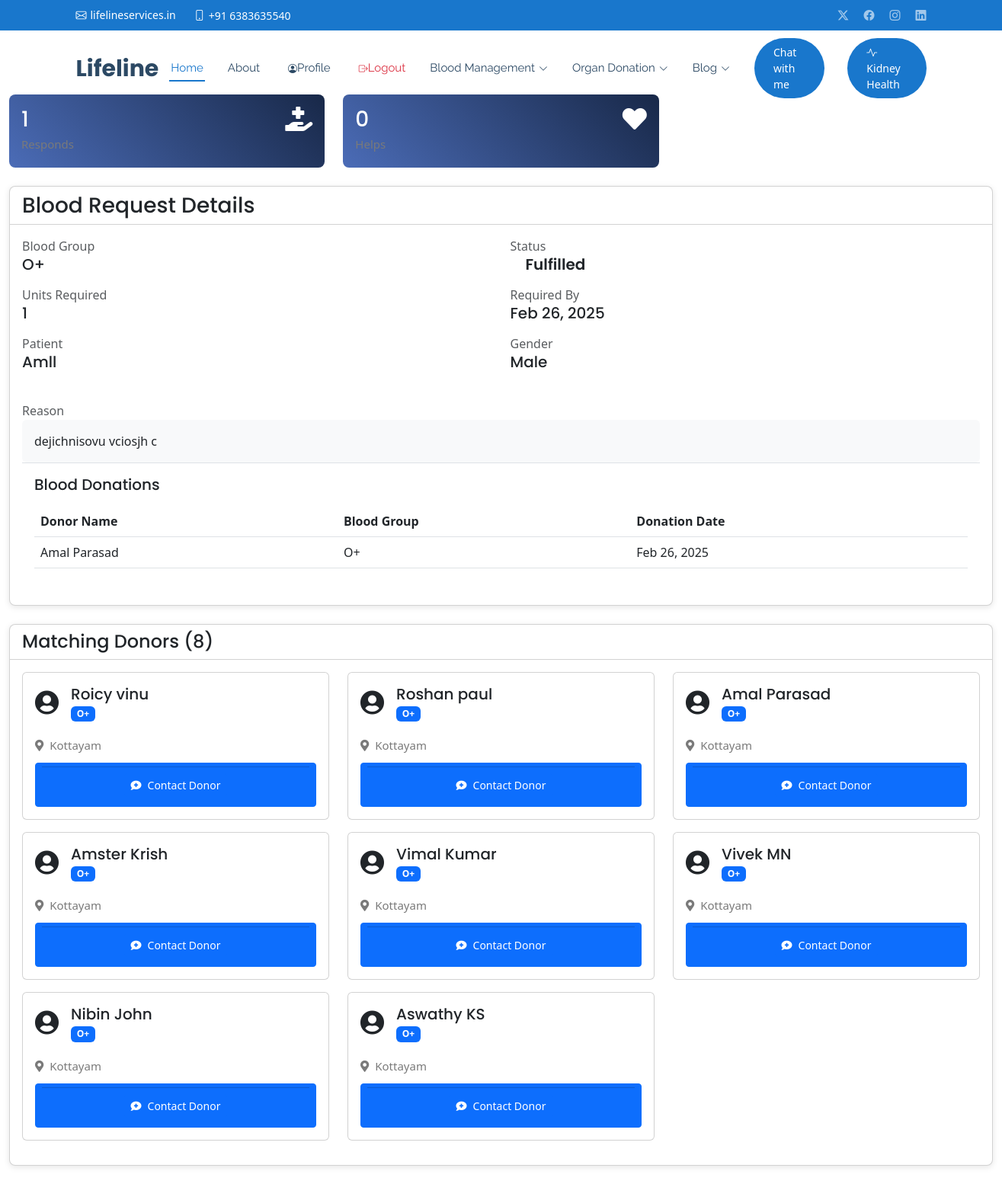
The app's page /blood-request/30/ (signed in) with its own data.
### core/models.py (models this page shows, shortened)
class BloodRequest(models.Model):
    STATUS_CHOICES = [
        ('pending', 'Pending'),
        ('approved', 'Approved'),
        ('fulfilled', 'Fulfilled'),
        ('cancelled', 'Cancelled'),
        ('expired', 'Expired'),
    ]
    hospital = models.ForeignKey(Hospital, on_delete=models.CASCADE, related_name='blood_requests')
    blood_group = models.CharField(max_length=3, choices=Donor.BLOOD_GROUP_CHOICES)
    units_required = models.PositiveIntegerField()
    patient_name = models.CharField(max_length=100)
    patient_age = models.PositiveIntegerField(max_length=3)
    patient_gender = models.CharField(max_length=10, choices=[('M', 'Male'), ('F', 'Female'), ('O', 'Other')])
    required_by = models.DateField()
    reason = models.TextField()
    status = models.CharField(max_length=20, choices=STATUS_CHOICES, default='pending')
    created_at = models.DateTimeField(auto_now_add=True)
    updated_at = models.DateTimeField(auto_now=True)
    blood_received = models.BooleanField(default=False)  # Default to False, meaning not received
    last_checked = models.DateField(null = True)
    class Meta:
        ordering = ['-created_at']

class BloodDonation(models.Model):
    blood_request = models.ForeignKey(BloodRequest, on_delete=models.CASCADE, related_name='donations')
    donor = models.ForeignKey(Donor, on_delete=models.CASCADE)
    donation_date = models.DateField()
    created_at = models.DateTimeField(auto_now_add=True)
    class Meta:
        unique_together = ('blood_request', 'donor')

class Donor(models.Model):
    BLOOD_GROUP_CHOICES = [
        ('A+', 'A+'),
        ('A-', 'A-'),
        ('B+', 'B+'),
        ('B-', 'B-'),
        ('AB+', 'AB+'),
        ('AB-', 'AB-'),
        ('O+', 'O+'),
        ('O-', 'O-'),
    ]
    PLACE_CHOICES = [
        ('Alappuzha','Alappuzha'),
        ('Ernakulam','Ernakulam'),
        ('Idukki','Idukki'),
        ('Kannur','Kannur'),
        ('Kasaragod','Kasaragod'),
        ('Kollam','Kollam'),
        ('Kozhikode','Kozhikode'),
        ('Kottayam','Kottayam'),
        ('Malappuram','Malappuram'),
        ('Palakkad','Palakkad'),
        ('Pathanamthitta','Pathanamthitta'),
        ('Thiruvananthapuram','Thiruvananthapuram'),
        ('Thrissur','Thrissur'),
        ('Wayanad','Wayanad'),
    ]
    LAST_DONATED_CHOICES = [
        (1, '1 week'),
        (2, '2 weeks'),
        (3, '3 weeks'),
        (4, '4 weeks'),
        (5, '5 weeks'),
        (6, '6 weeks'),
        (7, '7 weeks'),
        (8, '8 weeks'),
    ]
    user = models.OneToOneField(User, on_delete=models.CASCADE, related_name='donor_profile')
    profile_pic = models.ImageField(upload_to='donor_profile_pics/', null=True, blank=True)
    phone = models.CharField(max_length=10, unique=True)
    district = models.CharField(max_length=100, choices=PLACE_CHOICES)
    blood_group = models.CharField(max_length=3, choices=BLOOD_GROUP_CHOICES)
    is_blood_donor = models.BooleanField(default=True)  # Changed default to True
    weight = models.DecimalField(
        max_digits=5,
        decimal_places=2,
        validators=[validate_weight],
        help_text="Weight must be between 45 and 150 kg"
    )
    last_donated = models.IntegerField(
        choices=LAST_DONATED_CHOICES,
        help_text="Number of weeks since last donation"
    )
    is_active = models.BooleanField(default=True)
    created_at = models.DateTimeField(default=timezone.now)
    updated_at = models.DateTimeField(auto_now=True)
    @property
    def get_name(self):
        return f"{self.user.first_name} {self.user.last_name}"
    class Meta:
        ordering = ['-created_at']
        verbose_name = 'Blood Donor'
        verbose_name_plural = 'Blood Donors'

### core/views.py (the view, shortened to what this page needs)
# urls.py: path('blood-request/<int:request_id>/', views.blood_request_detail, name='blood_request_detail'),
@login_required
def blood_request_detail(request, request_id):
    blood_request = get_object_or_404(BloodRequest, id=request_id)
    if blood_request.hospital != request.user.hospital_profile:
        messages.error(request, "You don't have permission to view this request.")
        return redirect('blood_request_list')
    matching_donors = Donor.objects.filter(
        blood_group=blood_request.blood_group,
        district=blood_request.hospital.district,
        is_active=True
    )
    response_count = DonorResponse.objects.filter(blood_request=blood_request).count()
    help_count = DonorHelp.objects.filter(blood_request=blood_request).count()
    responses = DonorResponse.objects.filter(blood_request=blood_request).select_related('donor')
    helps = DonorHelp.objects.filter(blood_request=blood_request).select_related('donor')
    donations = BloodDonation.objects.filter(blood_request=blood_request).select_related('donor')
    if response_count >= blood_request.units_required and blood_request.status == 'pending':
        blood_request.status = 'processing'
        blood_request.save()
        messages.success(request, "Status automatically updated to Processing as required units have been matched.")
    if blood_request.required_by < timezone.now().date() and blood_request.status in ['pending', 'processing']:
        blood_request.status = 'expired'
        blood_request.save()
        messages.warning(request, "This blood request has expired.")
    show_blood_received = (
        blood_request.status == 'processing' and
        not blood_request.blood_received and
        blood_request.required_by >= timezone.now().date() and
        (blood_request.last_checked is None or
         (timezone.now().date() - blood_request.last_checked) >= timedelta(days=1))
    )
    context = {
        'request': blood_request,
        'matching_donors': matching_donors,
        'response_count': response_count,
        'help_count': help_count,
        'responses': responses,
        'helps': helps,
        'donations': donations,
        'show_blood_received': show_blood_received,
        'show_donation_form': False  # Default value
    }
    return render(request, 'hospital/blood_request_detail.html', context)

### core/templates/hospital/blood_request_detail.html (shortened to what this page needs)
{% extends 'base.html' %}
{% load static %}
{% block content %}
<div class="container-fluid py-4">
    <div class="row mb-4">
        <div class="col-md-4">
            <div class="stats-card p-3" role="button" data-bs-toggle="collapse" data-bs-target="#responsesSection">
                <div class="d-flex justify-content-between">
                    <div>
                        <h3 class="mb-0">{{ response_count }}</h3>
                        <p class="mb-0">Responds</p>
                    </div>
                    <i class="fas fa-hand-holding-medical fa-2x"></i>
                </div>
            </div>
        </div>
        <div class="col-md-4">
            <div class="stats-card p-3" role="button" data-bs-toggle="collapse" data-bs-target="#helpsSection">
                <div class="d-flex justify-content-between">
                    <div>
                        <h3 class="mb-0">{{ help_count }}</h3>
                        <p class="mb-0">Helps</p>
                    </div>
                    <i class="fas fa-heart fa-2x"></i>
                </div>
            </div>
        </div>
    </div>
    <div class="card detail-card mb-4">
        <div class="card-header bg-transparent">
            <div class="d-flex justify-content-between align-items-center">
                <h3 class="mb-0">Blood Request Details</h3>
            </div>
        </div>
        <div class="card-body">
            <div class="row">
                <div class="col-md-6">
                    <div class="mb-3">
                        <label class="text-muted">Blood Group</label>
                        <h5>{{ request.blood_group }}</h5>
                    </div>
                    <div class="mb-3">
                        <label class="text-muted">Units Required</label>
                        <h5>{{ request.units_required }}</h5>
                    </div>
                    <div class="mb-3">
                        <label class="text-muted">Patient</label>
                        <h5>{{ request.patient_name }}</h5>
                    </div>
                </div>
                <div class="col-md-6">
                    <div class="mb-3">
                        <label class="text-muted">Status</label>
                        <h5><span class="status-badge status-{{ request.status|lower }}">
                            {{ request.get_status_display }}
                        </span></h5>
                    </div>
                    <div class="mb-3">
                        <label class="text-muted">Required By</label>
                        <h5>{{ request.required_by|date:"M d, Y" }}</h5>
                    </div>
                    <div class="mb-3">
                        <label class="text-muted">Gender</label>
                        <h5>{{ request.get_patient_gender_display }}</h5>
                    </div>
                </div>
            </div>
            {% if request.reason %}
            <div class="mt-4">
                <label class="text-muted">Reason</label>
                <div class="p-3 bg-light rounded">
                    {{ request.reason }}
                </div>
            </div>
            {% endif %}
        {% if donations %}
        <div class="card-body border-top">
            <h5 class="mb-3">Blood Donations</h5>
            <div class="table-responsive">
                <table class="table">
                    <thead>
                        <tr>
                            <th>Donor Name</th>
                            <th>Blood Group</th>
                            <th>Donation Date</th>
                        </tr>
                    </thead>
                    <tbody>
                        {% for donation in donations %}
                        <tr>
                            <td>{{ donation.donor.get_name }}</td>
                            <td>{{ donation.donor.blood_group }}</td>
                            <td>{{ donation.donation_date|date:"M d, Y" }}</td>
                        </tr>
                        {% endfor %}
                    </tbody>
                </table>
            </div>
        </div>
        {% endif %}
    </div>
</div>
 <div class="card detail-card">
    <div class="card-header bg-transparent">
        <h4 class="mb-0">Matching Donors ({{ matching_donors.count }})</h4>
    </div>
    <div class="card-body">
        <div class="row">
            {% for donor in matching_donors %}
            <div class="col-md-4 mb-3">
                <div class="card donor-card">
                    <div class="card-body">
                        <div class="d-flex align-items-center mb-3">
                            <div class="donor-avatar me-3">
                                <i class="fas fa-user-circle fa-2x"></i>
                            </div>
                            <div>
                                <h5 class="mb-0">{{ donor.get_name }}</h5>
                                <span class="badge bg-primary">{{ donor.blood_group }}</span>
                            </div>
                        </div>
                        <p class="mb-2">
                            <i class="fas fa-map-marker-alt me-2"></i>{{ donor.district }}
                        </p>
                        <button class="btn btn-primary btn-sm w-100"
                                data-bs-toggle="modal"
                                data-bs-target="#contactModal"
                                data-donor-id="{{ donor.id }}">
                                <div class="card-footer bg-transparent">
                                    <a href="{% url 'contact_donor' donor.id %}" class="btn btn-primary btn-sm">
                                        <i class="fas fa-comment-medical me-2"></i>Contact Donor
                                    </a>
                                </div>
                        </button>
                    </div>
                </div>
            </div>
            {% empty %}
            <div class="col-12">
                <div class="alert alert-info">
                    <i class="fas fa-info-circle me-2"></i>No matching donors found in this district.
                </div>
            </div>
            {% endfor %}
        </div>
    </div>
</div>
</div>
{% endblock %}

### static/css/main.css (style rules this page uses)
:root { --default-font: "Roboto", system-ui, -apple-system, "Segoe UI", Roboto, "Helvetica Neue", Arial, "Noto Sans", "Liberation Sans", sans-serif, "Apple Color Emoji", "Segoe UI Emoji", "Segoe UI Symbol", "Noto Color Emoji"; --heading-font: "Poppins", sans-serif; --nav-font: "Raleway", sans-serif; }
:root { --background-color: #ffffff; --default-color: #444444; --heading-color: #2c4964; --accent-color: #1977cc; --surface-color: #ffffff; --contrast-color: #ffffff; }
:root { --nav-color: #2c4964; --nav-hover-color: #1977cc; --nav-mobile-background-color: #ffffff; --nav-dropdown-background-color: #ffffff; --nav-dropdown-color: #2c4964; --nav-dropdown-hover-color: #1977cc; }
:root { scroll-behavior: smooth; }
body { color: var(--default-color); background-color: var(--background-color); font-family: var(--default-font); }
a { color: var(--accent-color); text-decoration: none; transition: 0.3s; }
h1, h2, h3, h4, h5, h6 { color: var(--heading-color); font-family: var(--heading-font); }
.card { border-radius: 15px; transition: transform 0.2s ease-in-out; }
.btn-primary { background-color: #007bff; border-color: #007bff; color: white; border-radius: 8px; padding: 12px 20px; font-size: 16px; transition: background-color 0.3s ease-in-out; }
.card { border: none; transition: all 0.3s ease; }
.card-header { border-bottom: 2px solid #f8f9fa; }
.btn-primary { background-color: #0d6efd; border-color: #0d6efd; padding: 8px 20px; transition: all 0.3s ease; }

### static/css/templatemo-stand-blog.css (style rules this page uses)
body { font-family: 'Roboto', sans-serif; overflow-x: hidden; text-rendering: optimizeLegibility; -webkit-font-smoothing: antialiased; -moz-osx-font-smoothing: grayscale; }
p { margin-bottom: 0px; font-size: 15px; font-weight: 400; color: #7a7a7a; line-height: 30px; }
a { text-decoration: none!important; }
h1,h2,h3,h4,h5,h6 { margin: 0px; }

### core/templates/hospital/blood_request_detail.html (style rules this page uses)
.detail-card { border-radius: 8px; box-shadow: 0 2px 8px rgba(0,0,0,0.1); }
.status-badge { padding: 0.5em 1em; border-radius: 4px; font-weight: 600; }
.donor-card { transition: transform 0.2s; }
.stats-card { background: linear-gradient(45deg, #4b6cb7, #182848); color: white; border-radius: 8px; }

### records on screen
BloodRequest: blood_group "O+", units_required "1", patient_name "Amll", status "Fulfilled", required_by "Feb 26, 2025", patient_gender "Male", reason "dejichnisovu vciosjh c"
BloodDonation: donor.get_name "Amal Parasad", donor.blood_group "O+", donation_date "Feb 26, 2025"
Donor: get_name "Roicy vinu", blood_group "O+", district "Kottayam"
Donor: get_name "Roshan paul", blood_group "O+", district "Kottayam"
Donor: get_name "Amal Parasad", blood_group "O+", district "Kottayam"
Donor: get_name "Amster Krish", blood_group "O+", district "Kottayam"
Donor: get_name "Vimal Kumar", blood_group "O+", district "Kottayam"
Donor: get_name "Vivek MN", blood_group "O+", district "Kottayam"
Donor: get_name "Nibin John", blood_group "O+", district "Kottayam"
Donor: get_name "Aswathy KS", blood_group "O+", district "Kottayam"

### other values on screen
{{ response_count }} "1"
{{ help_count }} "0"
{{ matching_donors.count }} "8"
